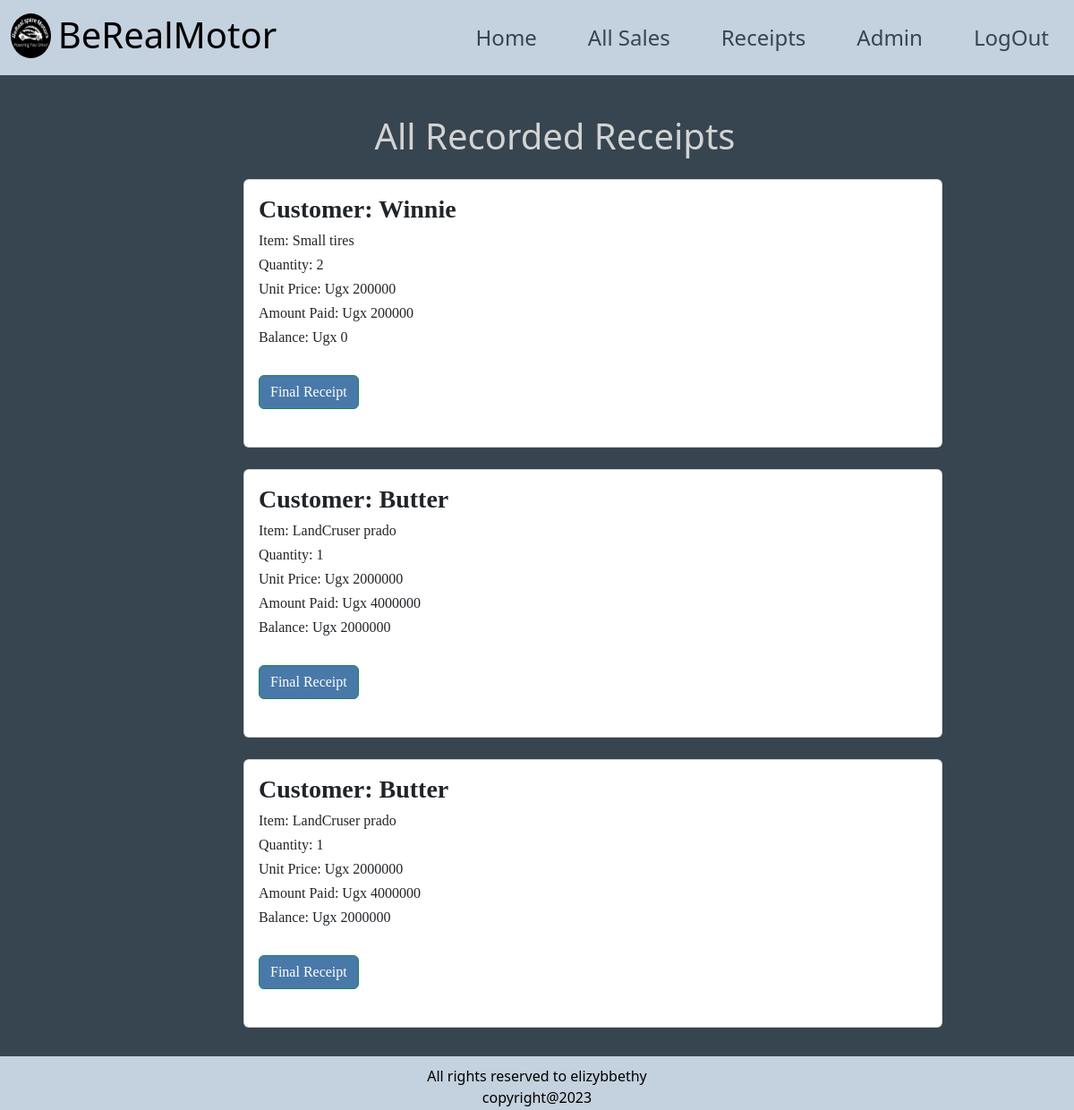
The app's page /receipt (signed in) with its own data.
### SpareApp/models.py (models this page shows, shortened)
class Sale(models.Model):
    part = models.ForeignKey(Product, on_delete=models.CASCADE, null=False, blank=False)
    quantity = models.IntegerField(default=0,null=False,blank=False)
    amount_received = models.IntegerField(default=0, null=False, blank=False)
    issued_to = models.CharField(max_length=100, null=True, blank=False)
    phone = models.CharField(max_length=30, null=True, blank=False)
    branch = models.CharField(max_length=50, null=True, blank=False)
    def get_total(self):
        total = self.quantity * self.part.unit_price
        return int(total)
    def get_change(self):
        change = self.get_total() - self.amount_received
        return abs(int(change))

class Product(models.Model):
    Category_name = models.ForeignKey(
        Category, on_delete=models.CASCADE, null=False, blank=False
    )
    part_name = models.CharField(max_length=50, null=False, blank=False)
    arrival_date = models.DateTimeField(default=timezone.now, null=False,blank=False)
    received_quantity = models.IntegerField(default=0, null=False,blank=False)
    issued_quantity= models.IntegerField(default=0, null=False,blank=False)
    total_quantity = models.IntegerField(default=0, null=False, blank=False)
    unit_price = models.IntegerField(default=0, null=True, blank=False)
    country_of_origin = models.CharField(max_length=50, null=True, blank=False)
    branch_name = models.CharField(max_length=50, null=True, blank=False)
    part_number = models.IntegerField(default=0,null=False,blank=False)
    def __str__(self):
        return self.part_name

### SpareApp/views.py (the view)
# urls.py: path('receipt', views.receipt, name='receipt'),
@login_required
def receipt(request):
    sales = Sale.objects.all().order_by('-id')
    return render(request, 'spare/receipt.html', {'sales':sales})

### templates/spare/receipt.html
{% extends 'spare/base.html' %}
{% block content %}
<br>
<div class="container">
    <h1 class="card-header text-center" id="heading">All Recorded Receipts</h1><br>
    {% for sale in sales %}
    <div class="card" id="receipt">
        <div class="card-body">
            <h3 class="card-title"><strong>Customer: {{sale.issued_to | title}}</strong></h3>
            <h6 class="card-text">Item: {{sale.part}}</h6>
            <h6 class="card-text">Quantity: {{sale.quantity}}</h6>
            <h6 class="card-text">Unit Price: Ugx {{sale.get_total}}</h6>
            <div style="flex: 1">
            <h6 class="card-text">Amount Paid: Ugx {{sale.amount_received }}</h6>
                <h6 class="card-text">Balance: Ugx {{sale.get_change}}</h6>
                <br>
                <a href="{% url 'receipt_detail' sale.id %}">
                    <input type="submit"
                    value="Final Receipt"
                    class="btn btn-success"
                    type="button"
                    />
                </a>
            </div>
        </div>
    </div>
    <br>
    {% endfor %}
</div>
<br>
<br>
{% endblock %}

### SpareApp/static/css/base.css (style rules this page uses)
body { background-color: #36454F; overflow-x: hidden; }
.container { margin: 20px 50px; }
.btn { background-color: #4979A9; }
#heading { color: #D3D3D3; }

### SpareApp/static/css/receipt.css (style rules this page uses)
.card-body { font-family: 'Times New Roman'; }
#receipt { width: 70%; height: 300px; margin-left: 210px; }

### records on screen
Sale: issued_to "Winnie", part "Small tires", quantity "2", get_total "200000", amount_received "200000", get_change "0"
Sale: issued_to "Butter", part "LandCruser prado", quantity "1", get_total "2000000", amount_received "4000000", get_change "2000000"
Sale: issued_to "Butter", part "LandCruser prado", quantity "1", get_total "2000000", amount_received "4000000", get_change "2000000"
